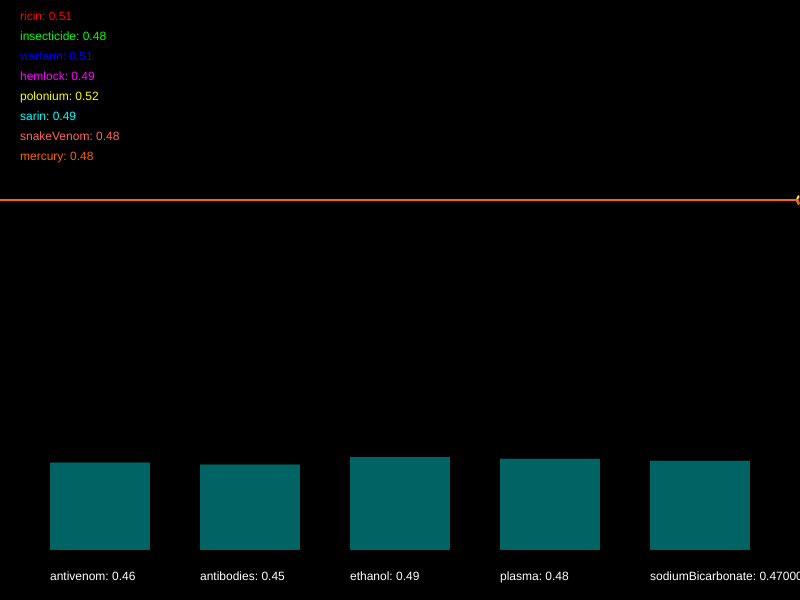
Frame 1 (no input)
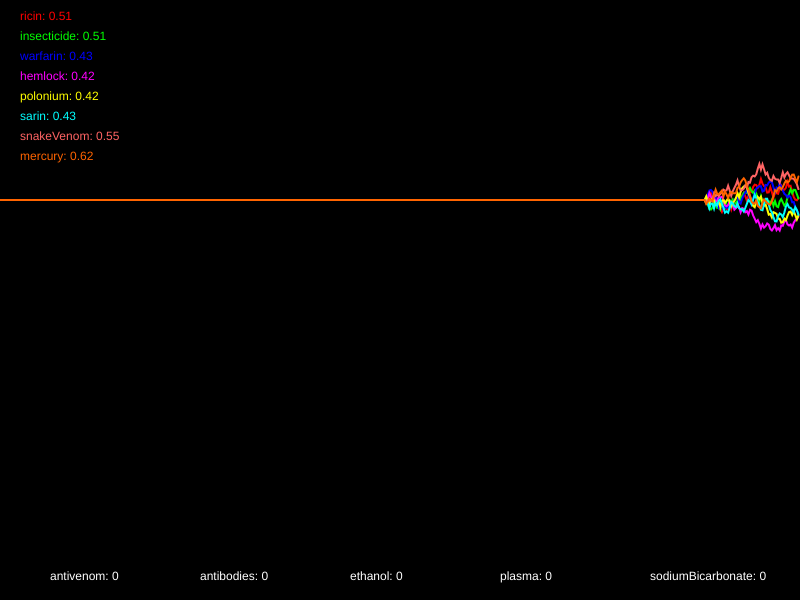
Frame 60 (no input)
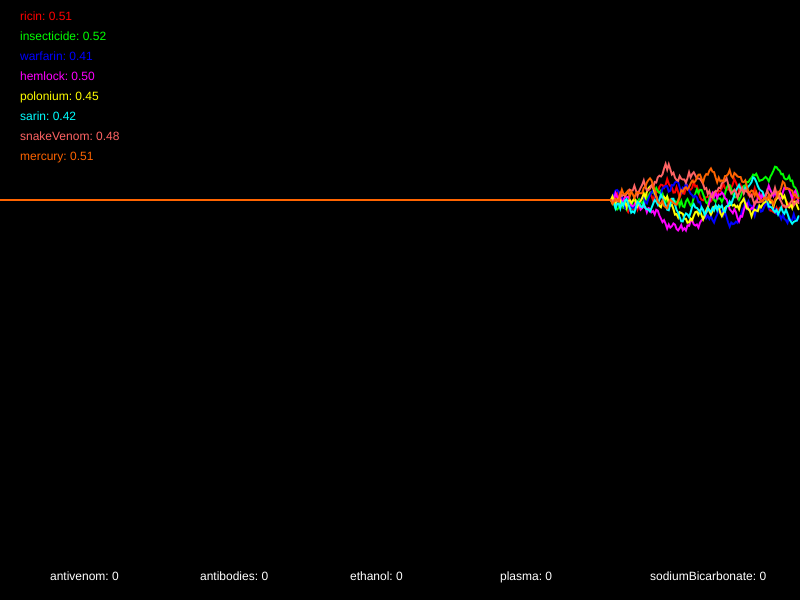
Frame 120 (the mouse pressed at the canvas centre since frame 60)

The p5.js sketch that drew these frames (run headless with seeded random() and noise() and a simulated clock; from frame 60 on, the mouse is pressed at the canvas centre):

// p5.js sketch
// ── sketch.js
/*

Officer: tchow004
CaseNum: 401-3-21352438-1906165

Case 401 - The Case of Norbert's Weiner Stand
Stage 4 - Mortal Cupcake

It seems that Norbert is getting desperate now. In what appears to be his final
stand he has set up his own cupcake shop. The laced cupcakes look delicious but
they are extremely dangerous. Just a brief whiff of one can induce a series of
deadly symptoms. This is Norbert’s most complex poison to date, so you’ll have
to work hard to produce a viable antidote.

You must develop the antidote by using conditional statements in the draw loop to
do the following.

	- When mercury dips below 0.69 or sarin dips below 0.4, whilst at the same time, snakeVenom dips below 0.65, try decreasing antivenom by 0.04
	- If polonium goes above 0.49, insecticide goes above 0.45, and also hemlock goes above 0.71, increase antivenom by 0.01
	- When sarin goes above 0.4 or mercury goes above 0.26, whilst at the same time, polonium dips below 0.66 or hemlock dips below 0.53, try decreasing antibodies by 0.05
	- If insecticide goes above 0.73 and snakeVenom goes above 0.42, or on the other hand, warfarin dips below 0.37 and ricin dips below 0.26, increment antibodies by 0.03
	- If either sarin dips below 0.3, polonium dips below 0.58, or perhaps warfarin goes above 0.31, decrease ethanol by 0.03
	- If ricin dips below 0.59 or snakeVenom goes above 0.28, whilst at the same time, mercury goes above 0.35, try increasing ethanol by 0.02
	- If either ricin goes above 0.71, insecticide dips below 0.53, mercury goes above 0.3, or perhaps sarin goes above 0.38, decrement plasma by 0.02
	- When snakeVenom dips below 0.27 or hemlock goes above 0.58, whilst at the same time, warfarin goes above 0.36 and polonium dips below 0.55, try increasing plasma by 0.03
	- When snakeVenom goes above 0.67, or on the other hand, polonium goes above 0.32 and ricin dips below 0.57, decrement sodiumBicarbonate by 0.05
	- If hemlock goes above 0.71 and sarin goes above 0.68, or on the other hand, insecticide dips below 0.49 or warfarin goes above 0.25, raise sodiumBicarbonate by 0.02


Your conditional statements should:

consider the following poisons:

	- ricin
	- insecticide
	- warfarin
	- hemlock
	- polonium
	- sarin
	- snakeVenom
	- mercury


and modify the following antidotes:

	- antivenom
	- antibodies
	- ethanol
	- plasma
	- sodiumBicarbonate


- There are many ways to complete this task but you should only use the
following commands:

	if(){}
	+=
	-=

*/

//Declare the poison variables
var ricin;
var insecticide;
var warfarin;
var hemlock;
var polonium;
var sarin;
var snakeVenom;
var mercury;


//Declare the antidote variables
var antivenom;
var antibodies;
var ethanol;
var plasma;
var sodiumBicarbonate;


//This variable is used for drawing the graph
var graphs;


function setup()
{

	createCanvas(800,600);
	strokeWeight(2);

	//initialise the poisons and antidotes
	ricin = 0.5;
	insecticide = 0.5;
	warfarin = 0.5;
	hemlock = 0.5;
	polonium = 0.5;
	sarin = 0.5;
	snakeVenom = 0.5;
	mercury = 0.5;
	antivenom = 0.5;
	antibodies = 0.5;
	ethanol = 0.5;
	plasma = 0.5;
	sodiumBicarbonate = 0.5;


	//fills the graph with empty values
	graphs = [];

	for(var i = 0; i < 8; i++)
	{
		graphs.push([]);
		for(var j = 0; j < 512; j++)
		{
			graphs[i].push(0.5);
		}
	}

}

function draw()
{

	//Develop the antidote below
	//Write conditional statements to change the amount of each substance ...
//    - When mercury dips below 0.69 or sarin dips below 0.4, whilst at the same time, snakeVenom dips below 0.65, try decreasing antivenom by 0.04
    if((mercury<0.69 || sarin <0.4) && snakeVenom < 0.65)
    {
        antivenom -= 0.04;
    }
//	- If polonium goes above 0.49, insecticide goes above 0.45, and also hemlock goes above 0.71, increase antivenom by 0.01
    if(polonium>0.49 && insecticide> 0.45 && hemlock>0.71)
    {
        antivenom +=0.01;
    }
//	- When sarin goes above 0.4 or mercury goes above 0.26, whilst at the same time, polonium dips below 0.66 or hemlock dips below 0.53, try decreasing antibodies by 0.05
    if((sarin>0.4 || mercury>0.26)&& (polonium <0.66 || hemlock<0.53))
    {
        antibodies -= 0.05;
    }
//	- If insecticide goes above 0.73 and snakeVenom goes above 0.42, or on the other hand, warfarin dips below 0.37 and ricin dips below 0.26, increment antibodies by 0.03
    if(insecticide > 0.73 && snakeVenom > 0.42 || (warfarin< 0.37 && ricin<0.26))
    {
        antibodies +=0.03;
    }
//	- If either sarin dips below 0.3, polonium dips below 0.58, or perhaps warfarin goes above 0.31, decrease ethanol by 0.03
    if(sarin < 0.3 || polonium<0.58 || warfarin> 0.31)
    {
        ethanol -=0.03;
    }
//	- If ricin dips below 0.59 or snakeVenom goes above 0.28, whilst at the same time, mercury goes above 0.35, try increasing ethanol by 0.02
    if(ricin<0.59 || snakeVenom>0.28 && mercury>0.35)
    {
        ethanol += 0.02;
    }
//	- If either ricin goes above 0.71, insecticide dips below 0.53, mercury goes above 0.3, or perhaps sarin goes above 0.38, decrement plasma by 0.02
    if(ricin> 0.71 || insecticide<0.53 || mercury>0.3 || sarin>0.38)
    {
        plasma -= 0.02;
    }
//	- When snakeVenom dips below 0.27 or hemlock goes above 0.58, whilst at the same time, warfarin goes above 0.36 and polonium dips below 0.55, try increasing plasma by 0.03
    if(snakeVenom<0.27 || hemlock>0.58 && warfarin>0.36 && polonium<0.55)
    {
        plasma += 0.03;
    }
//	- When snakeVenom goes above 0.67, or on the other hand, polonium goes above 0.32 and ricin dips below 0.57, decrement sodiumBicarbonate by 0.05
    if(snakeVenom > 0.67 ||(polonium>0.32 && ricin< 0.57))
    {
        sodiumBicarbonate -= 0.05;
    }
//	- If hemlock goes above 0.71 and sarin goes above 0.68, or on the other hand, insecticide dips below 0.49 or warfarin goes above 0.25, raise sodiumBicarbonate by 0.02
    if(hemlock>0.71 && sarin>0.68 || (insecticide<0.49 || warfarin> 0.25))
    {
        sodiumBicarbonate+= 0.02;
    }



	//////////////////////////////////////////////////////

	//the code below generates new values using random numbers

	/*
		For testing, you might want to temporarily comment out
		these lines and set the same variables to constant values
		instead.
	*/

	ricin = nextValue(graphs[0],ricin);
	insecticide = nextValue(graphs[1],insecticide);
	warfarin = nextValue(graphs[2],warfarin);
	hemlock = nextValue(graphs[3],hemlock);
	polonium = nextValue(graphs[4],polonium);
	sarin = nextValue(graphs[5],sarin);
	snakeVenom = nextValue(graphs[6],snakeVenom);
	mercury = nextValue(graphs[7],mercury);


	antivenom = constrain(antivenom, 0, 1);
	antibodies = constrain(antibodies, 0, 1);
	ethanol = constrain(ethanol, 0, 1);
	plasma = constrain(plasma, 0, 1);
	sodiumBicarbonate = constrain(sodiumBicarbonate, 0, 1);


	///////// DO NOT CHANGE THE CODE BELOW ///////////

	//drawing code

	// set background
	background(0);
	noFill();

	//draw the graphs for the vitals

	var colors = [
		color(255, 0, 0),
		color(0, 255, 0),
		color(0, 0, 255),
		color(255, 0, 255),
		color(255, 255, 0),
		color(0, 255, 255),
		color(255, 100, 100),
		color(255, 100, 0)
	];

	for(var i = 0; i < graphs.length; i++)
	{
		stroke(colors[i]);
		drawGraph(graphs[i]);
	}

	//draw the poisons as text
	noStroke();
	fill(colors[0]);
	text('ricin: ' + nf(ricin,1,2), 20,20);
	fill(colors[1]);
	text('insecticide: ' + nf(insecticide,1,2), 20,40);
	fill(colors[2]);
	text('warfarin: ' + nf(warfarin,1,2), 20,60);
	fill(colors[3]);
	text('hemlock: ' + nf(hemlock,1,2), 20,80);
	fill(colors[4]);
	text('polonium: ' + nf(polonium,1,2), 20,100);
	fill(colors[5]);
	text('sarin: ' + nf(sarin,1,2), 20,120);
	fill(colors[6]);
	text('snakeVenom: ' + nf(snakeVenom,1,2), 20,140);
	fill(colors[7]);
	text('mercury: ' + nf(mercury,1,2), 20,160);


	//draw the antidotes bar chart
	drawBar(antivenom,50,'antivenom');
	drawBar(antibodies,200,'antibodies');
	drawBar(ethanol,350,'ethanol');
	drawBar(plasma,500,'plasma');
	drawBar(sodiumBicarbonate,650,'sodiumBicarbonate');


}

function nextValue(graph, val)
{
	//gets the next value for a vital and puts it in an array for drawing
	var delta = random(-0.03,0.03);

	val += delta;
	if(val > 1 || val < 0)
	{
		delta *= -1;
		val += delta * 2;
	}

	graph.push(val)
	graph.shift();
	return val;
}

function drawGraph(graph)
{
	//draws an array as a graph
	beginShape();
	for(var i = 0; i < graph.length; i++)
	{
			vertex(width * i/512, height * 0.5 - graph[i]* height/3)
	}
	endShape();
}


function drawBar(val, x, name)
{
	//draws the bars for bar chart
    noStroke();
    fill(0,100,100);
	var mh = height * 0.4 - 50;
	rect(x,(height - 50) - val*mh, 100, val*mh);
    fill(255);
	text(name + ": " + val, x, height - 20);
}
